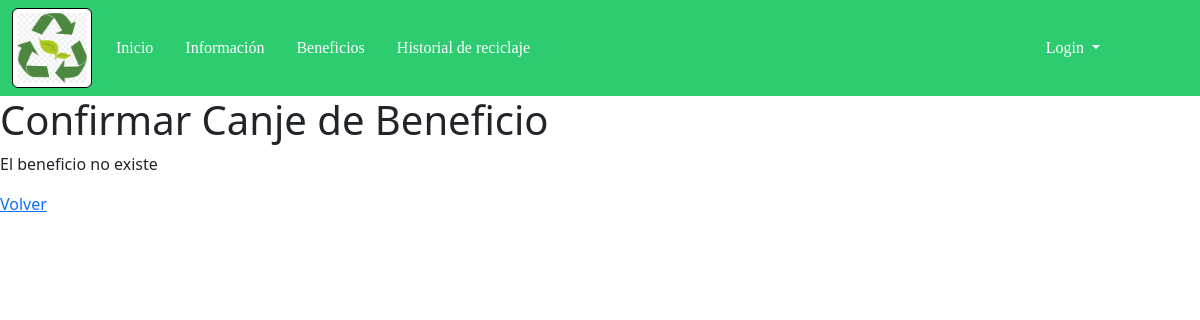
/aplicacion/canjear_beneficio/1/, run on an earlier commit of the app's database.
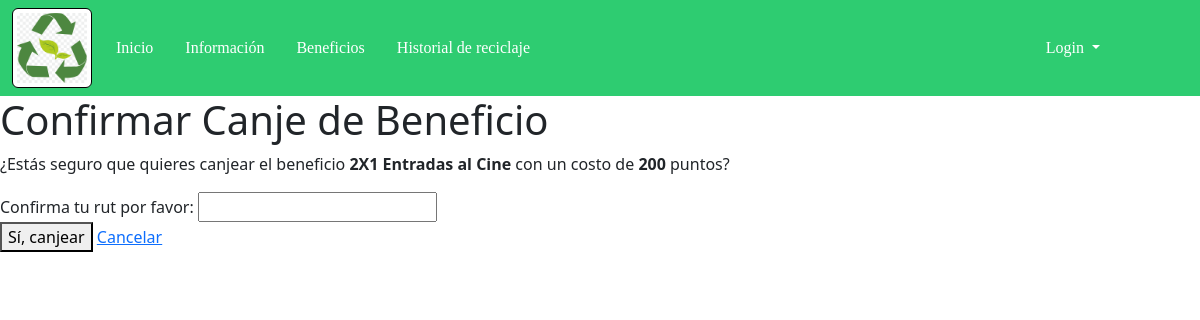
And on a later commit of the database.
### aplicacion/models.py (models this page shows)
class Beneficio(models.Model):
    id = models.AutoField(primary_key=True)
    titulo=models.CharField(max_length=100)
    fecha_inicio=models.DateField()
    fecha_fin=models.DateField()
    costo=models.PositiveSmallIntegerField()
    empresa=models.CharField(max_length=80)

### aplicacion/views.py (the view)
# urls.py: path('canjear_beneficio/<int:beneficio_id>/', views.canjear_beneficio, name='canjear_beneficio'),
def canjear_beneficio(request, beneficio_id):
    print("Estoy en canjear_beneficio")
    context = {}
    try:
        beneficio = Beneficio.objects.get(pk=beneficio_id)
        context = {
            'titulo': beneficio.titulo,
            'costo': beneficio.costo,
            'beneficio_id':beneficio.id
        }
    except Beneficio.DoesNotExist:
        context['error'] = "El beneficio no existe"
    return render(request, "aplicacion/canjear_beneficio.html", context)

### aplicacion/templates/aplicacion/canjear_beneficio.html (shortened to what this page needs)
{% extends 'aplicacion/base.html' %}
{% block content %}
    <h1>Confirmar Canje de Beneficio</h1>
    {% if error %}
        <p>{{ error }}</p>
        <a href="{% url 'beneficios' %}">Volver</a>
    {% else %}
        <p>¿Estás seguro que quieres canjear el beneficio <strong>{{ titulo }}</strong> con un costo de <strong>{{ costo }}</strong> puntos?</p>
        <form method="POST" action="{% url 'confirmar_canje' beneficio_id %}">
            Confirma tu rut por favor: <input type="text" name="rut" id="rut" required> <br>
            <button type="submit">Sí, canjear</button>
            <a href="{% url 'beneficios' %}">Cancelar</a>
        </form>
    {% endif %}
    {% endblock %}

What changed in the data, as far as the page shows it:
added Beneficio: titulo "2X1 Entradas al Cine"
Also different on the page:
{{ costo }}: (not shown) → "200"
{{ error }}: "El beneficio no existe" → (not shown)
text no longer shown: "Volver"
text now shown: "¿Estás seguro que quieres canjear el beneficio con un costo de puntos? Confirma tu rut por favor: Sí, canjear Cancelar"
